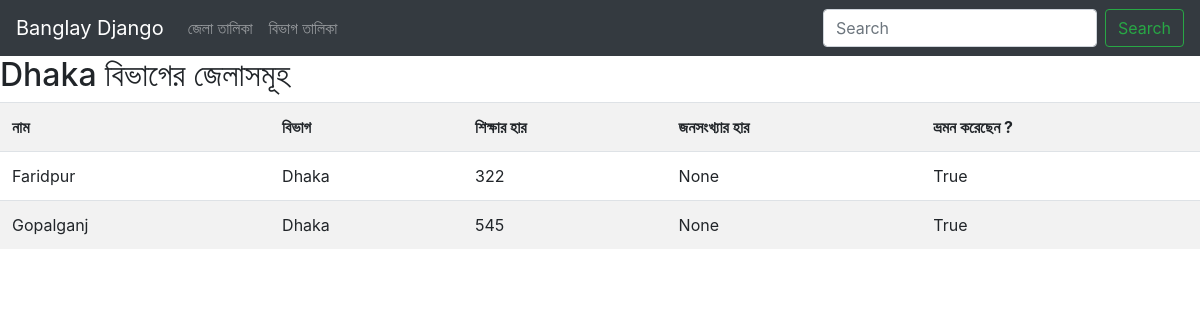
/info/dists-of-div/3/, run on the app's committed database.
### information/models.py (models this page shows, shortened)
class Divisions(models.Model):
    name= models.CharField(max_length=50)
    population= models.IntegerField()
    area= models.IntegerField()
    def __str__(self):
        return self.name

class Districts(models.Model):
    name= models.CharField(max_length=50)
    education_rate=models.IntegerField()
    population_density =models.IntegerField(blank=True,null=True)
    visited = models.BooleanField(default= False)
    division = models.ForeignKey(Divisions,on_delete=models.CASCADE)

### information/views.py (the view)
# urls.py: url(r'^dists-of-div/(?P<div_id>[0-9]+)/', views.dists_of_division, name='dists_of_division'),
def dists_of_division(request, div_id):
    division = Divisions.objects.get(pk=div_id)
    districts = Districts.objects.filter(division=division)
    context = {
        'districts': districts,
        'division': division,
    }
    return render(request, 'info/dists_of_division.html', context)

### templates/info/dists_of_division.html
{% extends 'base.html' %}
{% block content %}
    <h2>{{division.name}} বিভাগের জেলাসমূহ </h2>
    <table class="table table-striped">
        <tr>
            <th>নাম</th>
            <th>বিভাগ</th>
            <th>শিক্ষার হার</th>
            <th>জনসংখ্যার হার </th>
            <th>ভ্রমন করেছেন ? </th>
        </tr>
        {% for district in districts %}
            <tr>
                <td>{{ district.name }}</td>
                <td>{{ district.division }}</td>
                <td>{{ district.education_rate }}</td>
                <td>{{ district.population_density }}</td>
                <td>{{ district.visited }}</td>
            </tr>
        {% endfor %}
    </table>
{% endblock %}

### data on the page
Divisions: name "Dhaka"
Districts: name "Faridpur", division "Dhaka", education_rate "322", population_density "None", visited "True"
Districts: name "Gopalganj", division "Dhaka", education_rate "545", population_density "None", visited "True"
